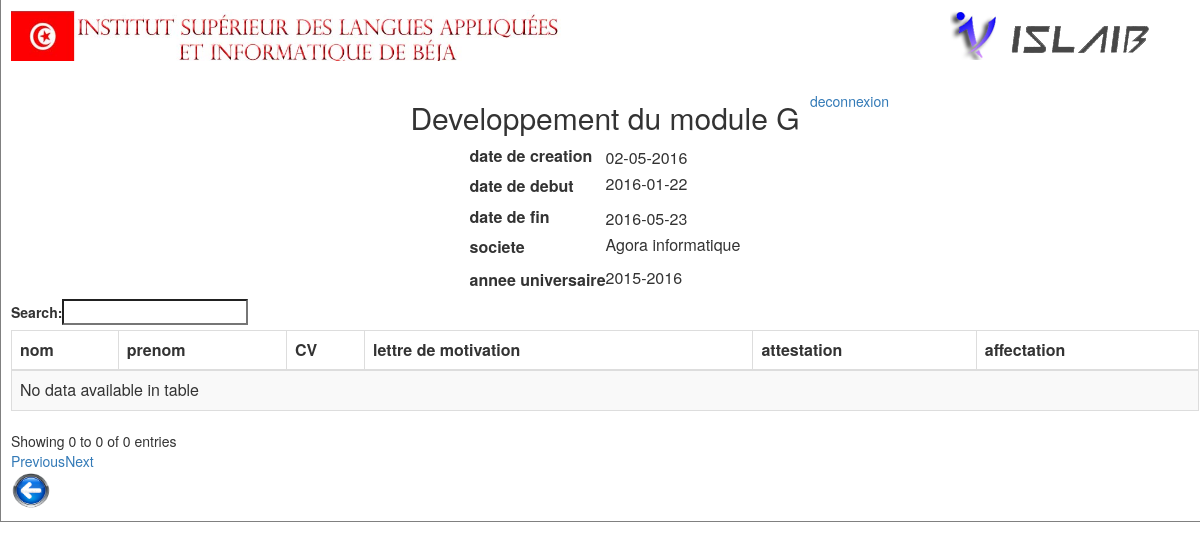
The app's page /enseignant/sujet2.php?id=7 (signed in) with its own data.
### tables this page shows
CREATE TABLE IF NOT EXISTS `sujetdestage` (
  `id` int(11) NOT NULL AUTO_INCREMENT,
  `titre` varchar(25) NOT NULL,
  `cahierdecharge` text NOT NULL,
  `datedecreation` varchar(25) NOT NULL,
  `datefin` date NOT NULL,
  `datedebut` date NOT NULL,
  `objet` varchar(50) NOT NULL,
  `etat` varchar(50) NOT NULL,
  `societe` varchar(50) NOT NULL,
  `encadrant1` varchar(50) NOT NULL,
  `encadrant2` varchar(25) NOT NULL,
  `motcle` varchar(50) NOT NULL,
  `cinencadrant` int(11) NOT NULL,
  `cinproposeur` int(11) NOT NULL,
  `idconception` varchar(25) NOT NULL,
  `idcompetences` varchar(25) NOT NULL,
  `anneeuniversaire` varchar(25) NOT NULL,
  `type` varchar(255) NOT NULL,
  PRIMARY KEY (`id`)
);

### classes/sujetmanager.php (called while the page is built, shortened)
<?php
class sujetmanager{
public function afficheunsujet($id){
	$sql="SELECT *FROM sujetdestage where id='".$id."'";
	$req = mysql_query($sql);
	$data= mysql_fetch_assoc($req);
	return $data;
}
}
?>

### enseignant/sujet2.php (the view, shortened to what this page needs)
<html lang=''>
<head>
<link href="..\css\style.css" rel="stylesheet" type="text/css" />
 <link rel="stylesheet" href="//maxcdn.bootstrapcdn.com/bootstrap/3.3.6/css/bootstrap.min.css" />
<link rel="stylesheet" href="https://cdn.datatables.net/1.10.11/css/dataTables.bootstrap.min.css" />
<link rel="stylesheet" href="https://cdn.datatables.net/buttons/1.1.2/css/buttons.bootstrap.min.css" />
<link rel="stylesheet" href="../bootstrap/css/bootstrap.css" />
 <link rel="stylesheet" type="text/css" href="../css/styles.css">
    <link rel="stylesheet" type="text/css" href="styles.css" media="all" />
</head>
<body>
<div id="container">
<img id="i" src="../image/f.jpg" >
<img id="f" src="../image/l.png">
<br><br>
<div class="right" ><a href="?m=deco">deconnexion</a></div>
<?php
$sujet = new sujetmanager();
$unsujet =$sujet->afficheunsujet($_GET['id']);
  ?>
        <table align="center">
<center><h2><?php echo $unsujet['titre'];?></h2></center>
        <tr><td><label>date de creation</label></td><td>
<?php echo "   ".$unsujet['datedecreation'];?></td></tr>
<tr><td><label>date de debut</label></td><td>
<p><?php echo "   ".$unsujet['datedebut'];?></p></td></tr>
        <tr><td><label>date de fin</label></td><td>
<?php echo "   ".$unsujet['datefin'];?></td></tr>
<tr><td><label>societe</label></td><td>
<p><?php echo "   ".$unsujet['societe'];?></p></td></tr>
<tr><td><label>annee universaire</label></td><td>
<p><?php echo "   ".$unsujet['anneeuniversaire'];?></p></td></tr>
</table>
<table id="example" class="table table-striped table-bordered" cellspacing="0" width="100%">
                <thead>
<tr><th>nom</th><th>prenom</th><th>CV</th><th>lettre de motivation </th><th>attestation</th><th>affectation</th></tr>
</thead>
</table>
<a href="listedesujetencadrant.php"><img src="../image/retour.png" width="40px" height="40px"></a>
</div></div></div></div>
</body>
</html>

### css/style.css (style rules this page uses)
body { font-family: "Trebuchet MS", Arial, Helvetica, sans-serif; font-size: 0.8em; background-color:#fff; background-repeat: repeat; }
.right { position: absolute; right: 0px; width: 300px; padding: 10px; }
#container { margin-left:auto; margin-right:auto; width: 1210px; margin: auto; padding: 10px; border-right: 1px solid gray; border-bottom: 1px solid gray; border-left: 1px solid gray; background-color: #fff; }
#i { width:550; }
#f { margin-left:385px; }
table { border-collapse:collapse; margin:auto; }

### enseignant/sujet2.php (style rules this page uses)
.right { position: absolute; right: 100px; width: 300px; padding: 10px; }

### records on screen
sujetdestage: titre "Developpement du module G", datedecreation "02-05-2016", datedebut "2016-01-22", datefin "2016-05-23", societe "Agora informatique", anneeuniversaire "2015-2016"
